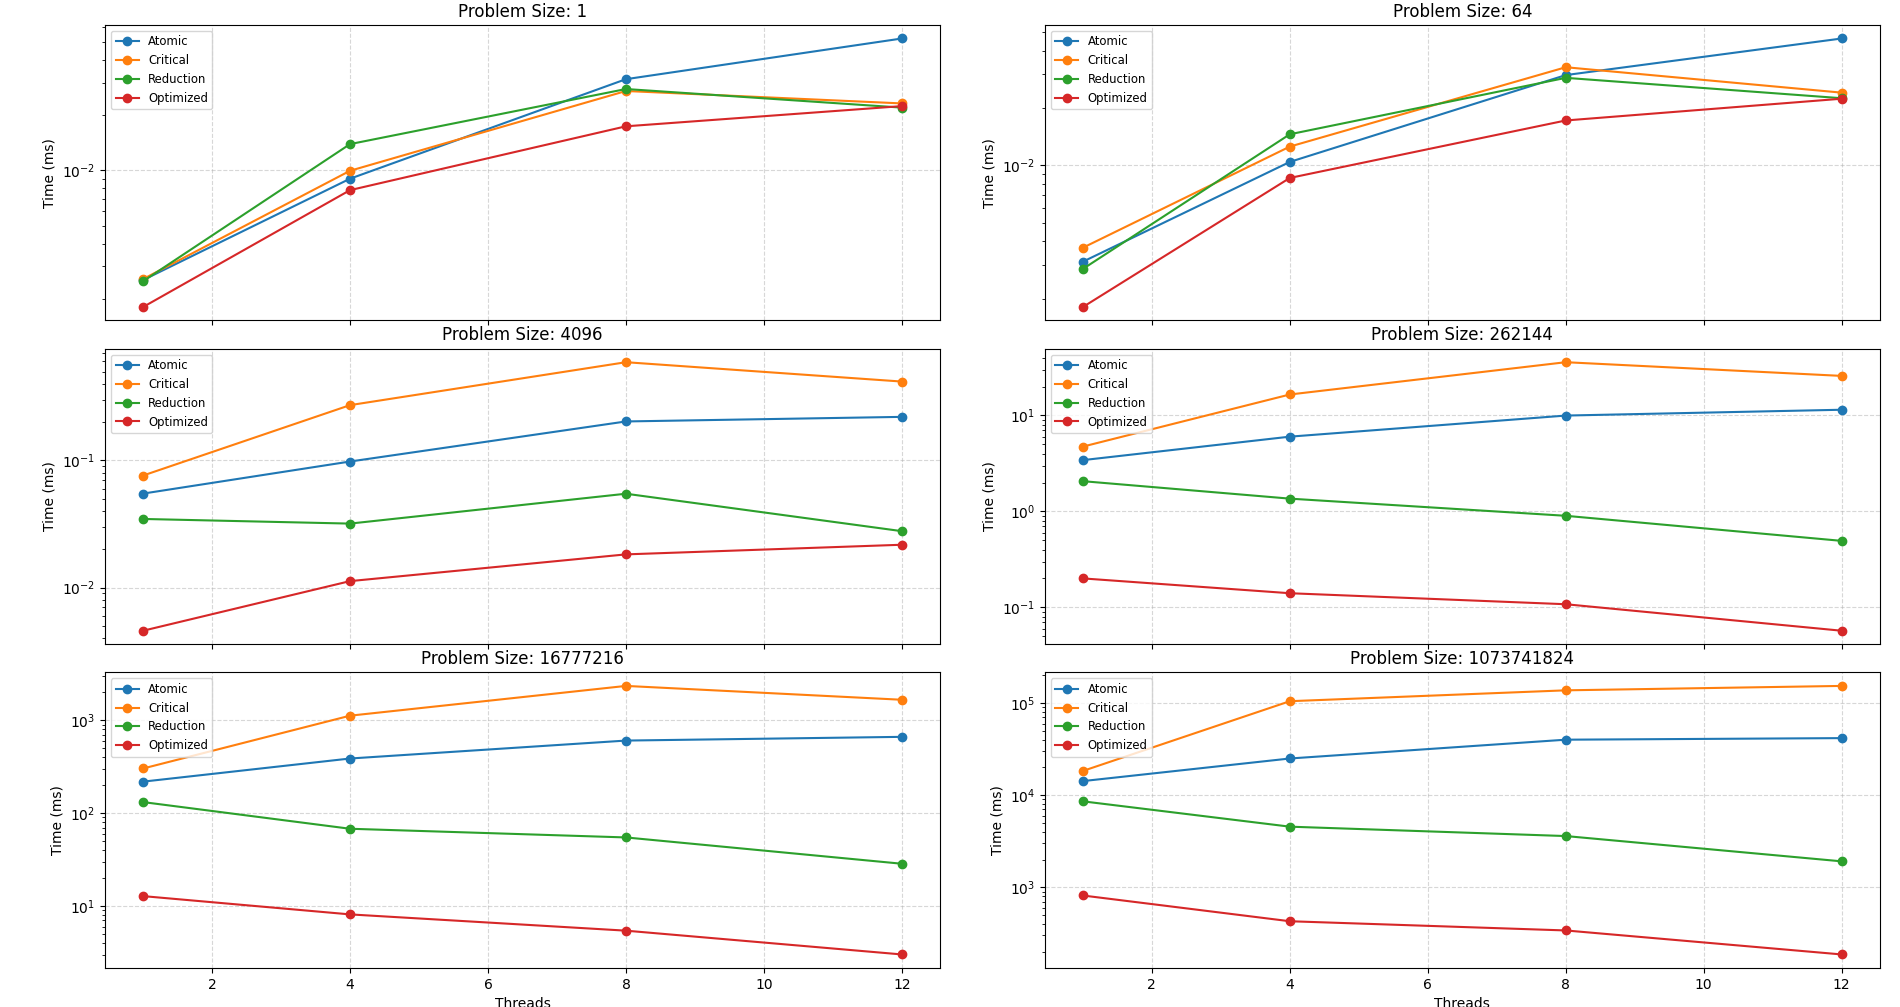

Source code (Python):
import json
import matplotlib.pyplot as plt
import glob
import re
from collections import defaultdict


def plot_benchmarks():
    # results[size][algo] = {'x': threads, 'y': time}
    results = defaultdict(lambda: defaultdict(lambda: {'x': [], 'y': []}))

    files = glob.glob("threads_*.json")
    # Sort files by thread count extracted from filename
    files.sort(key=lambda x: int(re.search(r'threads_(\d+)', x).group(1)))

    if not files:
        print("No benchmark files found.")
        return

    # Parse all data points
    all_sizes = set()
    for file_path in files:
        threads = int(re.search(r'threads_(\d+)', file_path).group(1))
        with open(file_path, 'r') as f:
            try:
                data = json.load(f)
                for bench in data.get('benchmarks', []):
                    # Regex to capture "Algorithm" and "Size" from "BM_Algo/Size/..."
                    match = re.match(r'BM_([^/]+)/(\d+)', bench['name'])
                    if match:
                        algo = match.group(1)
                        size = int(match.group(2))
                        all_sizes.add(size)

                        time_ms = bench['real_time'] / 1e6
                        results[size][algo]['x'].append(threads)
                        results[size][algo]['y'].append(time_ms)
            except (json.JSONDecodeError, KeyError) as e:
                print(f"Error processing {file_path}: {e}")

    sorted_sizes = sorted(list(all_sizes))
    num_sizes = len(sorted_sizes)

    # Calculate grid dimensions for subplots
    cols = 2
    rows = (num_sizes + cols - 1) // cols

    fig, axes = plt.subplots(rows, cols, figsize=(14, 5 * rows), sharex=True)
    axes = axes.flatten()

    for i, size in enumerate(sorted_sizes):
        ax = axes[i]
        size_data = results[size]

        for algo, values in size_data.items():
            ax.plot(values['x'], values['y'], marker='o', label=algo)

        ax.set_title(f"Problem Size: {size}")
        ax.set_yscale("log")
        ax.set_ylabel("Time (ms)")
        ax.grid(True, ls="--", alpha=0.5)
        ax.legend(fontsize='small')

    # Global X label
    for ax in axes[-cols:]:
        ax.set_xlabel("Threads")

    # Hide unused subplots
    for j in range(i + 1, len(axes)):
        axes[j].axis('off')

    plt.tight_layout()
    plt.show()


if __name__ == "__main__":
    plot_benchmarks()
